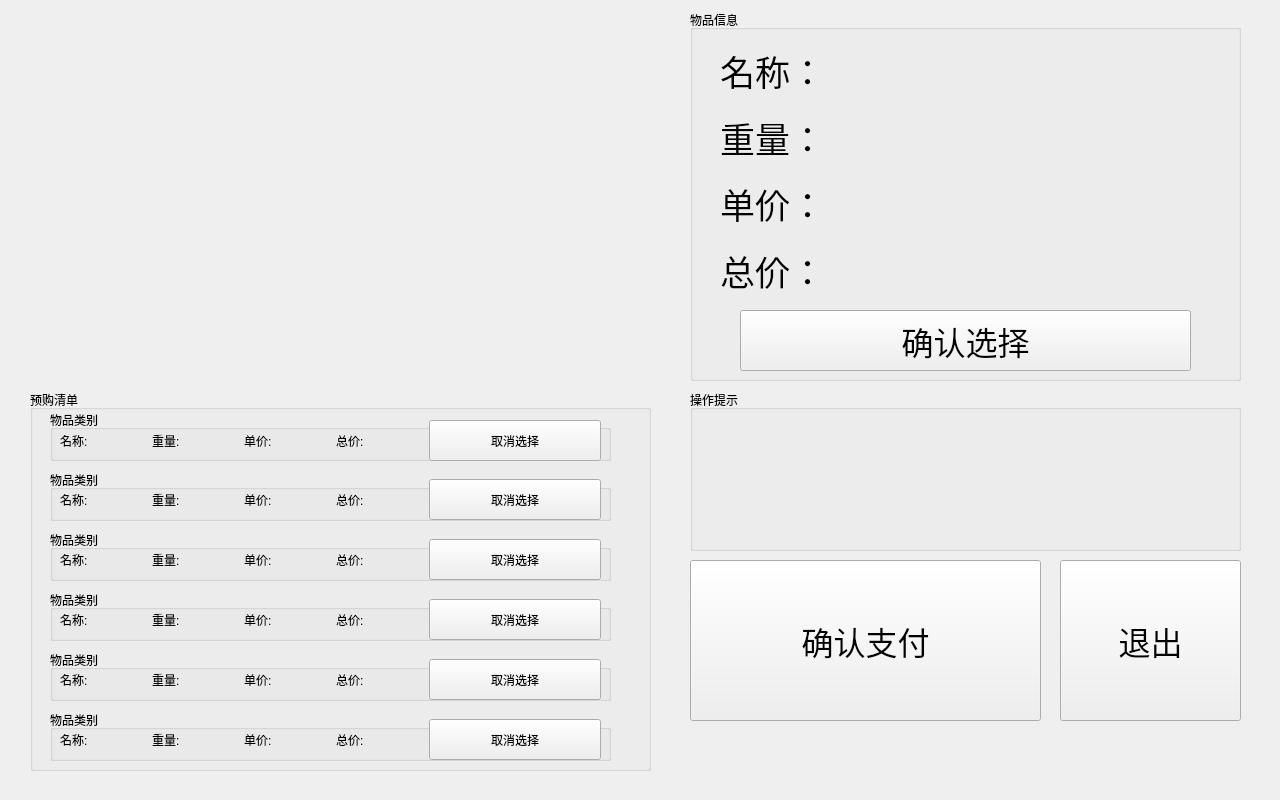
<?xml version="1.0" encoding="UTF-8"?>
<ui version="4.0">
 <class>Form</class>
 <widget class="QWidget" name="Form">
  <property name="geometry">
   <rect>
    <x>0</x>
    <y>0</y>
    <width>1280</width>
    <height>800</height>
   </rect>
  </property>
  <property name="windowTitle">
   <string>Form</string>
  </property>
  <widget class="QLabel" name="cameraImg">
   <property name="enabled">
    <bool>true</bool>
   </property>
   <property name="geometry">
    <rect>
     <x>30</x>
     <y>10</y>
     <width>621</width>
     <height>381</height>
    </rect>
   </property>
   <property name="sizePolicy">
    <sizepolicy hsizetype="Expanding" vsizetype="Expanding">
     <horstretch>0</horstretch>
     <verstretch>0</verstretch>
    </sizepolicy>
   </property>
   <property name="text">
    <string/>
   </property>
  </widget>
  <widget class="QGroupBox" name="groupBox">
   <property name="geometry">
    <rect>
     <x>690</x>
     <y>10</y>
     <width>551</width>
     <height>371</height>
    </rect>
   </property>
   <property name="title">
    <string>物品信息</string>
   </property>
   <widget class="QWidget" name="layoutWidget">
    <property name="geometry">
     <rect>
      <x>30</x>
      <y>30</y>
      <width>491</width>
      <height>261</height>
     </rect>
    </property>
    <layout class="QGridLayout" name="gridLayout">
     <item row="0" column="0">
      <widget class="QLabel" name="label">
       <property name="font">
        <font>
         <family>AcadEref</family>
         <pointsize>26</pointsize>
        </font>
       </property>
       <property name="text">
        <string>名称：</string>
       </property>
      </widget>
     </item>
     <item row="0" column="1">
      <widget class="QLabel" name="objName">
       <property name="font">
        <font>
         <family>AcadEref</family>
         <pointsize>26</pointsize>
        </font>
       </property>
       <property name="text">
        <string/>
       </property>
      </widget>
     </item>
     <item row="1" column="0">
      <widget class="QLabel" name="label_3">
       <property name="font">
        <font>
         <family>AcadEref</family>
         <pointsize>26</pointsize>
        </font>
       </property>
       <property name="text">
        <string>重量：</string>
       </property>
      </widget>
     </item>
     <item row="1" column="1">
      <widget class="QLabel" name="objWeight">
       <property name="font">
        <font>
         <family>AcadEref</family>
         <pointsize>26</pointsize>
        </font>
       </property>
       <property name="text">
        <string/>
       </property>
      </widget>
     </item>
     <item row="2" column="0">
      <widget class="QLabel" name="label_5">
       <property name="font">
        <font>
         <family>AcadEref</family>
         <pointsize>26</pointsize>
        </font>
       </property>
       <property name="text">
        <string>单价：</string>
       </property>
      </widget>
     </item>
     <item row="2" column="1">
      <widget class="QLabel" name="simPrice">
       <property name="font">
        <font>
         <family>AcadEref</family>
         <pointsize>26</pointsize>
        </font>
       </property>
       <property name="text">
        <string/>
       </property>
      </widget>
     </item>
     <item row="3" column="0">
      <widget class="QLabel" name="label_7">
       <property name="font">
        <font>
         <family>AcadEref</family>
         <pointsize>26</pointsize>
        </font>
       </property>
       <property name="text">
        <string>总价：</string>
       </property>
      </widget>
     </item>
     <item row="3" column="1">
      <widget class="QLabel" name="totalPrice">
       <property name="font">
        <font>
         <family>AcadEref</family>
         <pointsize>26</pointsize>
        </font>
       </property>
       <property name="text">
        <string/>
       </property>
      </widget>
     </item>
    </layout>
   </widget>
   <widget class="QPushButton" name="itemSelectbtn">
    <property name="geometry">
     <rect>
      <x>50</x>
      <y>300</y>
      <width>451</width>
      <height>61</height>
     </rect>
    </property>
    <property name="font">
     <font>
      <family>AcadEref</family>
      <pointsize>24</pointsize>
     </font>
    </property>
    <property name="text">
     <string>确认选择</string>
    </property>
    <property name="iconSize">
     <size>
      <width>100</width>
      <height>100</height>
     </size>
    </property>
   </widget>
  </widget>
  <widget class="QGroupBox" name="groupBox_3">
   <property name="geometry">
    <rect>
     <x>30</x>
     <y>390</y>
     <width>621</width>
     <height>381</height>
    </rect>
   </property>
   <property name="title">
    <string>预购清单</string>
   </property>
   <widget class="QGroupBox" name="itemInfoGroupbox1">
    <property name="enabled">
     <bool>true</bool>
    </property>
    <property name="geometry">
     <rect>
      <x>20</x>
      <y>20</y>
      <width>561</width>
      <height>51</height>
     </rect>
    </property>
    <property name="title">
     <string>物品类别</string>
    </property>
    <widget class="QWidget" name="layoutWidget">
     <property name="geometry">
      <rect>
       <x>10</x>
       <y>10</y>
       <width>541</width>
       <height>41</height>
      </rect>
     </property>
     <layout class="QHBoxLayout" name="horizontalLayout">
      <item>
       <widget class="QLabel" name="item_name1">
        <property name="sizePolicy">
         <sizepolicy hsizetype="Preferred" vsizetype="Preferred">
          <horstretch>1</horstretch>
          <verstretch>0</verstretch>
         </sizepolicy>
        </property>
        <property name="text">
         <string>名称:</string>
        </property>
       </widget>
      </item>
      <item>
       <widget class="QLabel" name="item_weight1">
        <property name="sizePolicy">
         <sizepolicy hsizetype="Preferred" vsizetype="Preferred">
          <horstretch>1</horstretch>
          <verstretch>0</verstretch>
         </sizepolicy>
        </property>
        <property name="text">
         <string>重量:</string>
        </property>
       </widget>
      </item>
      <item>
       <widget class="QLabel" name="item_simprice1">
        <property name="sizePolicy">
         <sizepolicy hsizetype="Preferred" vsizetype="Preferred">
          <horstretch>1</horstretch>
          <verstretch>0</verstretch>
         </sizepolicy>
        </property>
        <property name="text">
         <string>单价:</string>
        </property>
       </widget>
      </item>
      <item>
       <widget class="QLabel" name="item_toprice1">
        <property name="enabled">
         <bool>true</bool>
        </property>
        <property name="sizePolicy">
         <sizepolicy hsizetype="Preferred" vsizetype="Preferred">
          <horstretch>1</horstretch>
          <verstretch>0</verstretch>
         </sizepolicy>
        </property>
        <property name="text">
         <string>总价:</string>
        </property>
       </widget>
      </item>
      <item>
       <widget class="QPushButton" name="cancelbtn1">
        <property name="sizePolicy">
         <sizepolicy hsizetype="Preferred" vsizetype="Preferred">
          <horstretch>2</horstretch>
          <verstretch>0</verstretch>
         </sizepolicy>
        </property>
        <property name="text">
         <string>取消选择</string>
        </property>
       </widget>
      </item>
     </layout>
    </widget>
   </widget>
   <widget class="QGroupBox" name="itemInfoGroupbox2">
    <property name="geometry">
     <rect>
      <x>20</x>
      <y>80</y>
      <width>561</width>
      <height>51</height>
     </rect>
    </property>
    <property name="title">
     <string>物品类别</string>
    </property>
    <widget class="QWidget" name="layoutWidget_2">
     <property name="geometry">
      <rect>
       <x>10</x>
       <y>9</y>
       <width>541</width>
       <height>41</height>
      </rect>
     </property>
     <layout class="QHBoxLayout" name="horizontalLayout_2">
      <item>
       <widget class="QLabel" name="item_name2">
        <property name="sizePolicy">
         <sizepolicy hsizetype="Preferred" vsizetype="Preferred">
          <horstretch>1</horstretch>
          <verstretch>0</verstretch>
         </sizepolicy>
        </property>
        <property name="text">
         <string>名称:</string>
        </property>
       </widget>
      </item>
      <item>
       <widget class="QLabel" name="item_weight2">
        <property name="sizePolicy">
         <sizepolicy hsizetype="Preferred" vsizetype="Preferred">
          <horstretch>1</horstretch>
          <verstretch>0</verstretch>
         </sizepolicy>
        </property>
        <property name="text">
         <string>重量:</string>
        </property>
       </widget>
      </item>
      <item>
       <widget class="QLabel" name="item_simprice2">
        <property name="sizePolicy">
         <sizepolicy hsizetype="Preferred" vsizetype="Preferred">
          <horstretch>1</horstretch>
          <verstretch>0</verstretch>
         </sizepolicy>
        </property>
        <property name="text">
         <string>单价:</string>
        </property>
       </widget>
      </item>
      <item>
       <widget class="QLabel" name="item_toprice2">
        <property name="sizePolicy">
         <sizepolicy hsizetype="Preferred" vsizetype="Preferred">
          <horstretch>1</horstretch>
          <verstretch>0</verstretch>
         </sizepolicy>
        </property>
        <property name="text">
         <string>总价:</string>
        </property>
       </widget>
      </item>
      <item>
       <widget class="QPushButton" name="cancelbtn2">
        <property name="sizePolicy">
         <sizepolicy hsizetype="Preferred" vsizetype="Preferred">
          <horstretch>2</horstretch>
          <verstretch>0</verstretch>
         </sizepolicy>
        </property>
        <property name="text">
         <string>取消选择</string>
        </property>
       </widget>
      </item>
     </layout>
    </widget>
   </widget>
   <widget class="QGroupBox" name="itemInfoGroupbox3">
    <property name="geometry">
     <rect>
      <x>20</x>
      <y>140</y>
      <width>561</width>
      <height>51</height>
     </rect>
    </property>
    <property name="title">
     <string>物品类别</string>
    </property>
    <widget class="QWidget" name="layoutWidget_3">
     <property name="geometry">
      <rect>
       <x>10</x>
       <y>9</y>
       <width>541</width>
       <height>41</height>
      </rect>
     </property>
     <layout class="QHBoxLayout" name="horizontalLayout_3">
      <item>
       <widget class="QLabel" name="item_name3">
        <property name="sizePolicy">
         <sizepolicy hsizetype="Preferred" vsizetype="Preferred">
          <horstretch>1</horstretch>
          <verstretch>0</verstretch>
         </sizepolicy>
        </property>
        <property name="text">
         <string>名称:</string>
        </property>
       </widget>
      </item>
      <item>
       <widget class="QLabel" name="item_weight3">
        <property name="sizePolicy">
         <sizepolicy hsizetype="Preferred" vsizetype="Preferred">
          <horstretch>1</horstretch>
          <verstretch>0</verstretch>
         </sizepolicy>
        </property>
        <property name="text">
         <string>重量:</string>
        </property>
       </widget>
      </item>
      <item>
       <widget class="QLabel" name="item_simprice3">
        <property name="sizePolicy">
         <sizepolicy hsizetype="Preferred" vsizetype="Preferred">
          <horstretch>1</horstretch>
          <verstretch>0</verstretch>
         </sizepolicy>
        </property>
        <property name="text">
         <string>单价:</string>
        </property>
       </widget>
      </item>
      <item>
       <widget class="QLabel" name="item_toprice3">
        <property name="sizePolicy">
         <sizepolicy hsizetype="Preferred" vsizetype="Preferred">
          <horstretch>1</horstretch>
          <verstretch>0</verstretch>
         </sizepolicy>
        </property>
        <property name="text">
         <string>总价:</string>
        </property>
       </widget>
      </item>
      <item>
       <widget class="QPushButton" name="cancelbtn3">
        <property name="sizePolicy">
         <sizepolicy hsizetype="Preferred" vsizetype="Preferred">
          <horstretch>2</horstretch>
          <verstretch>0</verstretch>
         </sizepolicy>
        </property>
        <property name="text">
         <string>取消选择</string>
        </property>
       </widget>
      </item>
     </layout>
    </widget>
   </widget>
   <widget class="QGroupBox" name="itemInfoGroupbox4">
    <property name="geometry">
     <rect>
      <x>20</x>
      <y>200</y>
      <width>561</width>
      <height>51</height>
     </rect>
    </property>
    <property name="title">
     <string>物品类别</string>
    </property>
    <widget class="QWidget" name="layoutWidget_4">
     <property name="geometry">
      <rect>
       <x>10</x>
       <y>9</y>
       <width>541</width>
       <height>41</height>
      </rect>
     </property>
     <layout class="QHBoxLayout" name="horizontalLayout_4">
      <item>
       <widget class="QLabel" name="item_name4">
        <property name="sizePolicy">
         <sizepolicy hsizetype="Preferred" vsizetype="Preferred">
          <horstretch>1</horstretch>
          <verstretch>0</verstretch>
         </sizepolicy>
        </property>
        <property name="text">
         <string>名称:</string>
        </property>
       </widget>
      </item>
      <item>
       <widget class="QLabel" name="item_weight4">
        <property name="sizePolicy">
         <sizepolicy hsizetype="Preferred" vsizetype="Preferred">
          <horstretch>1</horstretch>
          <verstretch>0</verstretch>
         </sizepolicy>
        </property>
        <property name="text">
         <string>重量:</string>
        </property>
       </widget>
      </item>
      <item>
       <widget class="QLabel" name="item_simprice4">
        <property name="sizePolicy">
         <sizepolicy hsizetype="Preferred" vsizetype="Preferred">
          <horstretch>1</horstretch>
          <verstretch>0</verstretch>
         </sizepolicy>
        </property>
        <property name="text">
         <string>单价:</string>
        </property>
       </widget>
      </item>
      <item>
       <widget class="QLabel" name="item_toprice4">
        <property name="sizePolicy">
         <sizepolicy hsizetype="Preferred" vsizetype="Preferred">
          <horstretch>1</horstretch>
          <verstretch>0</verstretch>
         </sizepolicy>
        </property>
        <property name="text">
         <string>总价:</string>
        </property>
       </widget>
      </item>
      <item>
       <widget class="QPushButton" name="cancelbtn4">
        <property name="sizePolicy">
         <sizepolicy hsizetype="Preferred" vsizetype="Preferred">
          <horstretch>2</horstretch>
          <verstretch>0</verstretch>
         </sizepolicy>
        </property>
        <property name="text">
         <string>取消选择</string>
        </property>
       </widget>
      </item>
     </layout>
    </widget>
   </widget>
   <widget class="QGroupBox" name="itemInfoGroupbox5">
    <property name="geometry">
     <rect>
      <x>20</x>
      <y>260</y>
      <width>561</width>
      <height>51</height>
     </rect>
    </property>
    <property name="title">
     <string>物品类别</string>
    </property>
    <widget class="QWidget" name="layoutWidget_5">
     <property name="geometry">
      <rect>
       <x>10</x>
       <y>9</y>
       <width>541</width>
       <height>41</height>
      </rect>
     </property>
     <layout class="QHBoxLayout" name="horizontalLayout_5">
      <item>
       <widget class="QLabel" name="item_name5">
        <property name="sizePolicy">
         <sizepolicy hsizetype="Preferred" vsizetype="Preferred">
          <horstretch>1</horstretch>
          <verstretch>0</verstretch>
         </sizepolicy>
        </property>
        <property name="text">
         <string>名称:</string>
        </property>
       </widget>
      </item>
      <item>
       <widget class="QLabel" name="item_weight5">
        <property name="sizePolicy">
         <sizepolicy hsizetype="Preferred" vsizetype="Preferred">
          <horstretch>1</horstretch>
          <verstretch>0</verstretch>
         </sizepolicy>
        </property>
        <property name="text">
         <string>重量:</string>
        </property>
       </widget>
      </item>
      <item>
       <widget class="QLabel" name="item_simprice5">
        <property name="sizePolicy">
         <sizepolicy hsizetype="Preferred" vsizetype="Preferred">
          <horstretch>1</horstretch>
          <verstretch>0</verstretch>
         </sizepolicy>
        </property>
        <property name="text">
         <string>单价:</string>
        </property>
       </widget>
      </item>
      <item>
       <widget class="QLabel" name="item_toprice5">
        <property name="sizePolicy">
         <sizepolicy hsizetype="Preferred" vsizetype="Preferred">
          <horstretch>1</horstretch>
          <verstretch>0</verstretch>
         </sizepolicy>
        </property>
        <property name="text">
         <string>总价:</string>
        </property>
       </widget>
      </item>
      <item>
       <widget class="QPushButton" name="cancelbtn5">
        <property name="sizePolicy">
         <sizepolicy hsizetype="Preferred" vsizetype="Preferred">
          <horstretch>2</horstretch>
          <verstretch>0</verstretch>
         </sizepolicy>
        </property>
        <property name="text">
         <string>取消选择</string>
        </property>
       </widget>
      </item>
     </layout>
    </widget>
   </widget>
   <widget class="QGroupBox" name="itemInfoGroupbox6">
    <property name="geometry">
     <rect>
      <x>20</x>
      <y>320</y>
      <width>561</width>
      <height>51</height>
     </rect>
    </property>
    <property name="title">
     <string>物品类别</string>
    </property>
    <widget class="QWidget" name="layoutWidget_6">
     <property name="geometry">
      <rect>
       <x>10</x>
       <y>9</y>
       <width>541</width>
       <height>41</height>
      </rect>
     </property>
     <layout class="QHBoxLayout" name="horizontalLayout_6">
      <item>
       <widget class="QLabel" name="item_name6">
        <property name="sizePolicy">
         <sizepolicy hsizetype="Preferred" vsizetype="Preferred">
          <horstretch>1</horstretch>
          <verstretch>0</verstretch>
         </sizepolicy>
        </property>
        <property name="text">
         <string>名称:</string>
        </property>
       </widget>
      </item>
      <item>
       <widget class="QLabel" name="item_weight6">
        <property name="sizePolicy">
         <sizepolicy hsizetype="Preferred" vsizetype="Preferred">
          <horstretch>1</horstretch>
          <verstretch>0</verstretch>
         </sizepolicy>
        </property>
        <property name="text">
         <string>重量:</string>
        </property>
       </widget>
      </item>
      <item>
       <widget class="QLabel" name="item_simprice6">
        <property name="sizePolicy">
         <sizepolicy hsizetype="Preferred" vsizetype="Preferred">
          <horstretch>1</horstretch>
          <verstretch>0</verstretch>
         </sizepolicy>
        </property>
        <property name="text">
         <string>单价:</string>
        </property>
       </widget>
      </item>
      <item>
       <widget class="QLabel" name="item_toprice6">
        <property name="sizePolicy">
         <sizepolicy hsizetype="Preferred" vsizetype="Preferred">
          <horstretch>1</horstretch>
          <verstretch>0</verstretch>
         </sizepolicy>
        </property>
        <property name="text">
         <string>总价:</string>
        </property>
       </widget>
      </item>
      <item>
       <widget class="QPushButton" name="cancelbtn6">
        <property name="sizePolicy">
         <sizepolicy hsizetype="Preferred" vsizetype="Preferred">
          <horstretch>2</horstretch>
          <verstretch>0</verstretch>
         </sizepolicy>
        </property>
        <property name="text">
         <string>取消选择</string>
        </property>
       </widget>
      </item>
     </layout>
    </widget>
   </widget>
  </widget>
  <widget class="QGroupBox" name="groupBox_4">
   <property name="geometry">
    <rect>
     <x>690</x>
     <y>390</y>
     <width>551</width>
     <height>161</height>
    </rect>
   </property>
   <property name="title">
    <string>操作提示</string>
   </property>
   <widget class="QLabel" name="guideInfoLabel">
    <property name="geometry">
     <rect>
      <x>20</x>
      <y>30</y>
      <width>531</width>
      <height>111</height>
     </rect>
    </property>
    <property name="font">
     <font>
      <family>AcadEref</family>
      <pointsize>14</pointsize>
     </font>
    </property>
    <property name="text">
     <string/>
    </property>
   </widget>
  </widget>
  <widget class="QPushButton" name="confirmedPaybtn">
   <property name="geometry">
    <rect>
     <x>690</x>
     <y>560</y>
     <width>351</width>
     <height>161</height>
    </rect>
   </property>
   <property name="font">
    <font>
     <family>AcadEref</family>
     <pointsize>24</pointsize>
    </font>
   </property>
   <property name="text">
    <string>确认支付</string>
   </property>
   <property name="iconSize">
    <size>
     <width>100</width>
     <height>100</height>
    </size>
   </property>
  </widget>
  <widget class="QPushButton" name="exit2initial">
   <property name="geometry">
    <rect>
     <x>1060</x>
     <y>560</y>
     <width>181</width>
     <height>161</height>
    </rect>
   </property>
   <property name="font">
    <font>
     <family>AcadEref</family>
     <pointsize>24</pointsize>
    </font>
   </property>
   <property name="text">
    <string>退出</string>
   </property>
   <property name="iconSize">
    <size>
     <width>100</width>
     <height>100</height>
    </size>
   </property>
  </widget>
 </widget>
 <resources/>
 <connections/>
</ui>
